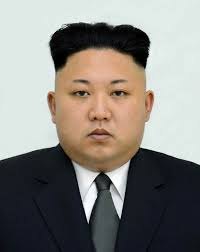
#> input picture Python/course05test/person.jpg, 200 x 252 px
$ python course.py
#> lines starting #> are read from the running program, lines starting #| are printed output that depends on the picture; after the words box and inside, x2 and y2 are one past the last pixel; in counts of white or black regions, pixels touching at a corner belong together
import cv2

person = cv2.imread("person.jpg",cv2.IMREAD_COLOR)
#> person is the input picture: shape (252, 200, 3); mean B, G, R 125.9, 131.1, 133.9

icon_gray = cv2.cvtColor(person,cv2.COLOR_BGR2GRAY)
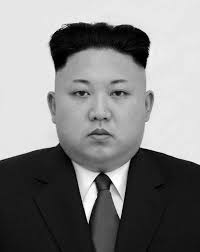
#> icon_gray: shape (252, 200); min 0, max 255, mean 131.3

ret, mask = cv2.threshold(icon_gray, 190, 255, cv2.THRESH_BINARY_INV)
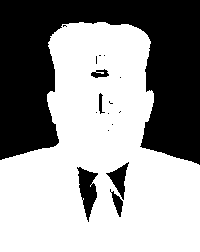
#> mask: shape (252, 200); 60.5% white; 17 black regions (11 under 20 px), largest, box (x1, y1, x2, y2) and area: (0, 0, 200, 165) 18606, (77, 167, 98, 222) 612, (106, 162, 129, 200) 340, (110, 189, 123, 217) 151, (91, 69, 109, 78) 98, (99, 93, 105, 114) 61

icon_fg = cv2.bitwise_and(person,person,mask=mask)
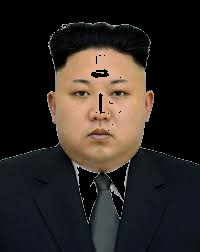
#> icon_fg: shape (252, 200, 3); mean B, G, R 35.3, 39, 45.6

cv2.imwrite("result04.png",icon_fg)
